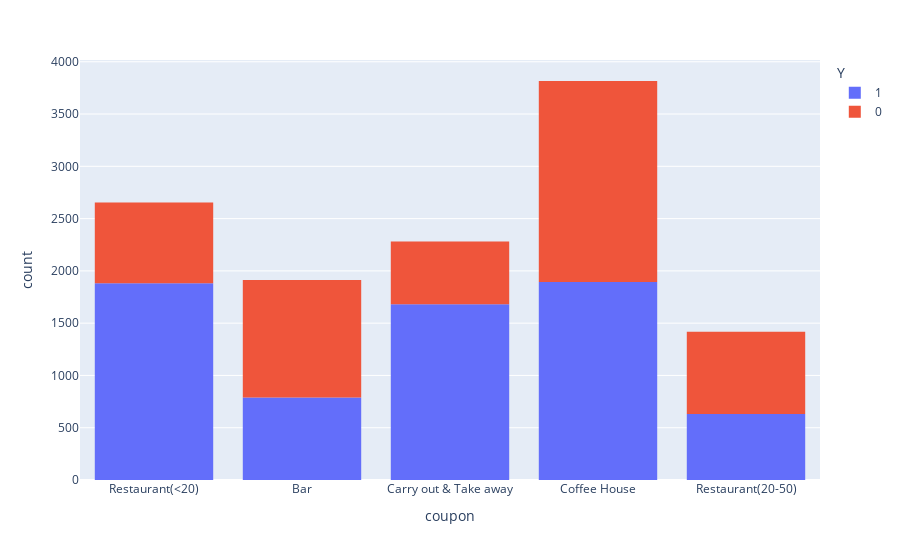

Source (notebook cell):
### Code cell
import plotly.express as px 
df = data
fig = px.histogram(df, x="coupon", color = 'Y') 
fig.show()
# the historgram belows shows data all coupon types. It provides  acceptance data reflecting the count of Yes vs No 

#we can visually take some cues - Restaurant(<20) and Carry out & Take away - have higher rate of acceptance

### Figure 1 — Plotly figure (JSON) as saved in the notebook; plotly's stock layout.template omitted (floating-point values rounded to 4 significant figures; data arrays with more than 128 entries replaced by an {"elided": "..."} marker saying what was removed)
{"data": [{"alignmentgroup": "True", "bingroup": "x", "hovertemplate": "Y=1<br>coupon=%{x}<br>count=%{y}<extra></extra>", "legendgroup": "1", "marker": {"color": "#636efa", "pattern": {"shape": ""}}, "name": "1", "offsetgroup": "1", "orientation": "v", "showlegend": true, "type": "histogram", "x": {"elided": "6877 str values"}, "xaxis": "x", "yaxis": "y"}, {"alignmentgroup": "True", "bingroup": "x", "hovertemplate": "Y=0<br>coupon=%{x}<br>count=%{y}<extra></extra>", "legendgroup": "0", "marker": {"color": "#EF553B", "pattern": {"shape": ""}}, "name": "0", "offsetgroup": "0", "orientation": "v", "showlegend": true, "type": "histogram", "x": {"elided": "5202 str values"}, "xaxis": "x", "yaxis": "y"}], "layout": {"autosize": true, "barmode": "relative", "legend": {"title": {"text": "Y"}, "tracegroupgap": 0}, "margin": {"t": 60}, "xaxis": {"anchor": "y", "autorange": true, "domain": [0, 1], "range": [-0.5, 4.5], "title": {"text": "coupon"}, "type": "category"}, "yaxis": {"anchor": "x", "autorange": true, "domain": [0, 1], "range": [0, 4017.0], "title": {"text": "count"}}}}
